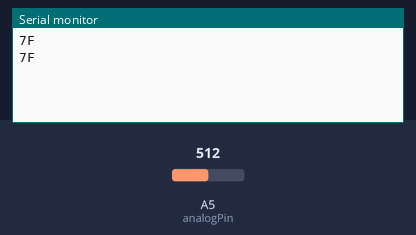
Simulated run of this sketch. Board: Arduino Due. Parts: the last lines printed to the serial monitor. The test bench sets the inputs (shaded band); at power-on: A5 (analogPin) = 512 (analog values on the 0–1023 scale).

Above: at 1.8 s.
1.9 s: A5 (analogPin) set to 716
At 2.3 s:
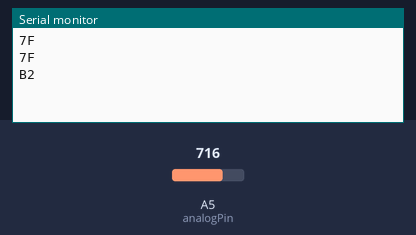
4.5 s: A5 (analogPin) set to 900
At 5.8 s:
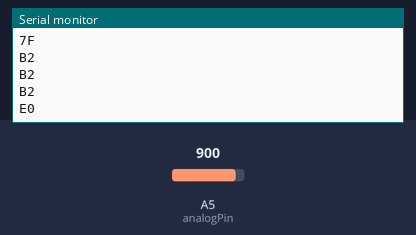
7.5 s: A5 (analogPin) set to 1023
At 8.8 s:
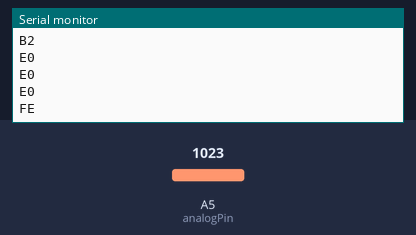
10.5 s: A5 (analogPin) set to 306
At 11.6 s:
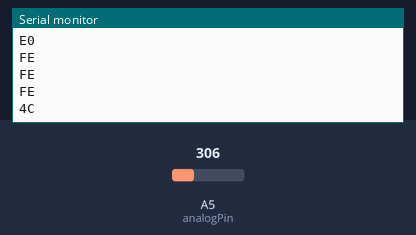
13.5 s: A5 (analogPin) set to 0
At 14.8 s:
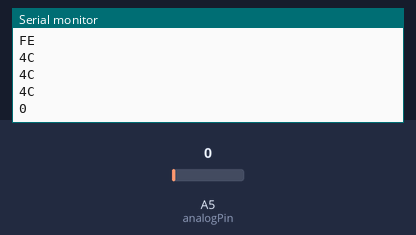

Measured:
- after the input at 1.9 s, the serial monitor: prints a new line after 0.10 s (image 1)
- after the input at 4.5 s, the serial monitor: prints a new line after 0.50 s (image 2)
- after the input at 7.5 s, the serial monitor: prints a new line after 0.50 s (image 3)
- after the input at 10.5 s, the serial monitor: prints a new line after 0.50 s (image 4)
- after the input at 13.5 s, the serial monitor: prints a new line after 0.50 s (image 5)

The sketch:

VoltageToADC.ino
```cpp
/*

  ASEN 3503 Lab 8 Serial Communication - Arduino ADC
  VoltageToADC.ino
  Created: February 6, 2013
  Author: Samantha Archambault

  Description:
  Attach the positive voltage wire to pin A5, and the negative
  voltage wire to ground (GND). Reads the 12-bit ADC value (0-4095)
  from pin A5, maps it to an 8-bit value (0-255), and prints that
  value in hex to the serial monitor (9600 baud) once per second.

  Compile:
  Simply select the correct serial port in Tools -> Serial Port
  and push the Upload button in the user interface.

 */

// define analog pin 5 as the input sensor value
int analogPin = A5;

// the setup routine runs once when you press reset:
void setup() {

  // initialize serial communication at 9600 bits per second:
  Serial.begin(9600);

}

// the loop routine runs over and over again forever:
void loop() {

  // Set the Due's ADC to 12-bit resolution
analogReadResolution(12);

  // read the input on analog pin A5:
  int analogValue = analogRead(analogPin);

  // map 12 bit to 8 bit:
  int decVal = map(analogValue, 0, 4095, 0, 255);

  // print the 8-bit value as a hex value:
  Serial.println(decVal, HEX);

  // delay for one second
  delay(1000);

}
```
